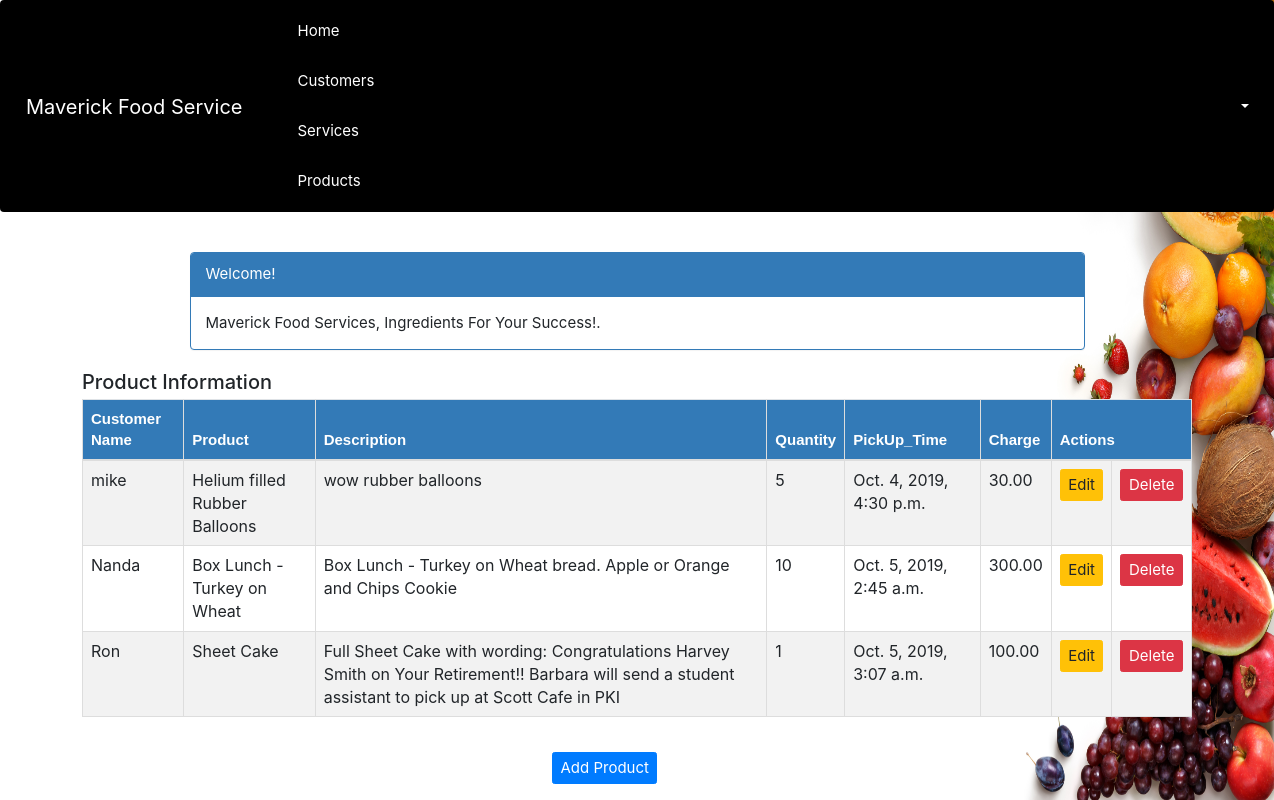
The page /product_list (signed in) on the database its author committed.
### crm/models.py (models this page shows, shortened)
class Product(models.Model):
    cust_name = models.ForeignKey(Customer, on_delete=models.CASCADE, related_name='products')
    product = models.CharField(max_length=100)
    p_description = models.TextField()
    quantity = models.IntegerField()
    pickup_time = models.DateTimeField(
        default=timezone.now)
    charge = models.DecimalField(max_digits=10, decimal_places=2)
    created_date = models.DateTimeField(
        default=timezone.now)
    updated_date = models.DateTimeField(auto_now_add=True)

class Customer(models.Model):
    cust_name = models.CharField(max_length=50)
    organization = models.CharField(max_length=100, blank=True)
    role = models.CharField(max_length=100)
    email = models.EmailField(max_length=100)
    bldgroom = models.CharField(max_length=100)
    address = models.CharField(max_length=200)
    account_number = models.IntegerField(blank=False, null=False)
    city = models.CharField(max_length=50)
    state = models.CharField(max_length=50)
    zipcode = models.CharField(max_length=10)
    phone_number = models.CharField(max_length=50)
    created_date = models.DateTimeField(
        default=timezone.now)
    updated_date = models.DateTimeField(auto_now_add=True)
    def __str__(self):
        return str(self.cust_name)

### crm/views.py (the view)
# urls.py: path('product_list', views.product_list, name='product_list'),
@login_required
def product_list(request):
    product = Product.objects.filter(created_date__lte=timezone.now())
    return render(request, 'crm/product_list.html',
                  {'products': product})

### crm/templates/crm/product_list.html (shortened to what this page needs)
{% extends 'crm/base.html' %}
  {% block content %}
    <html>
    <head>
        <link rel="stylesheet" href="https://maxcdn.bootstrapcdn.com/bootstrap/3.3.4/css/bootstrap.min.css">
        <link rel="stylesheet" href="https://maxcdn.bootstrapcdn.com/bootstrap/4.0.0/css/bootstrap.min.css">
    </head>
    <body>
    <div class="container">
        <div class="row">
            <div class="col-md-10 col-md-offset-1 banner">
                <div class="panel panel-primary">
                    <div class="panel-heading panelFont">Welcome!</div>
                    <div class="panel-body panelFont">
                        Maverick Food Services, Ingredients For Your Success!.
                    </div>
                </div>
            </div>
        </div>
    </div>
    <div class="row">
        <h2 style="padding-left: 15Px">Product Information</h2>
    </div>
    <div>
        <table class="table table-striped table-bordered table-hover">
            <thead>
            <tr class="bg-info">
                <th>Customer Name</th>
                <th>Product</th>
                <th>Description</th>
                <th>Quantity</th>
                <th>PickUp_Time</th>
                <th>Charge</th>
                <th colspan="3">Actions</th>
            </tr>
            </thead>
            <tbody style="background-color: white;">
            {% for product in products %}
                <tr>
                    <td>{{ product.cust_name }}</td>
                    <td>{{ product.product }}</td>
                    <td>{{ product.p_description }}</td>
                    <td>{{ product.quantity }}</td>
                    <td>{{ product.pickup_time }}</td>
                    <td>{{ product.charge }}</td>
                    <td><a href="{% url 'crm:product_edit' pk=product.pk %}" class="btn btn-warning btnwarning">Edit</a>
                    <td><a href="{% url 'crm:product_delete' pk=product.pk %}"
                           onclick="return confirm('Are you sure you want to delete?')"
                           class="btn btn-danger btnwarning">Delete</a>
                    </td>
            {% endfor %}
            </tbody>
        </table>
        <div class="row">
        <a href="{% url 'crm:product_new' %}" class="row addProducts"><span
                class="btn btn-primary btnwarning"> Add Product</span></a>
    </div>
    </div>
    </body>
    </html>
{% endblock %}

### crm/templates/crm/product_list.html (style rules this page uses)
body { background-color: beige; }
.addProducts { padding-left: 50rem !important; padding-top: 2.5rem !important; }
th { font-size: 1.5rem !important; font-family: sans-serif !important; color: white !important; background-color: rgb(51, 122, 183) !important; }

### rows shown on the page
Product: cust_name "mike", product "Helium filled Rubber Balloons", p_description "wow rubber balloons", quantity "5", pickup_time "Oct. 4, 2019, 4:30 p.m.", charge "30.00"
Product: cust_name "Nanda", product "Box Lunch - Turkey on Wheat", p_description "Box Lunch - Turkey on Wheat bread. Apple or Orange and Chips Cookie", quantity "10", pickup_time "Oct. 5, 2019, 2:45 a.m.", charge "300.00"
Product: cust_name "Ron", product "Sheet Cake", p_description "Full Sheet Cake with wording: Congratulations Harvey Smith on Your Retirement!! Barbara will send a student assistant to pick up at Scott Cafe in PKI", quantity "1", pickup_time "Oct. 5, 2019, 3:07 a.m.", charge "100.00"
